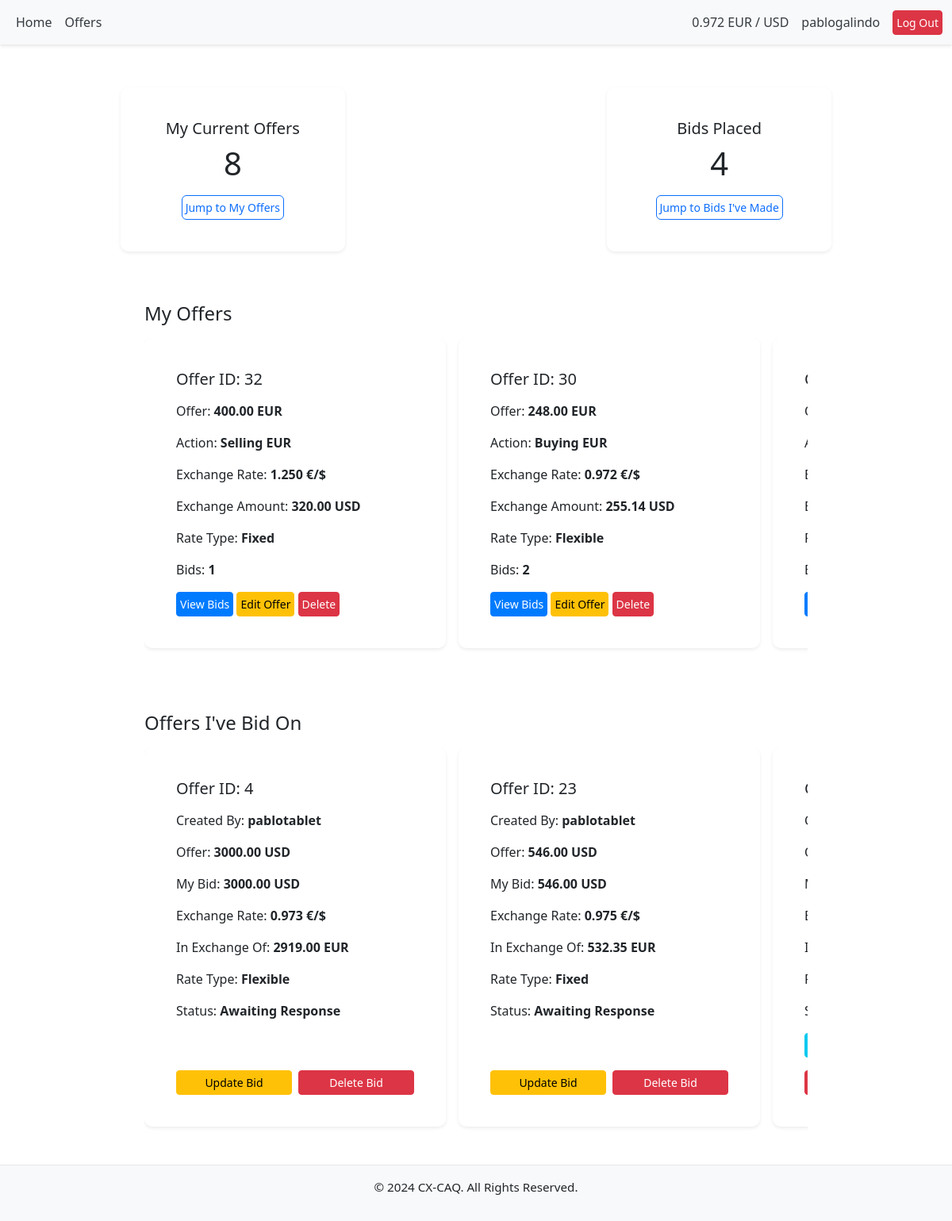
Page /dashboard/ (signed in) on the earlier database version.
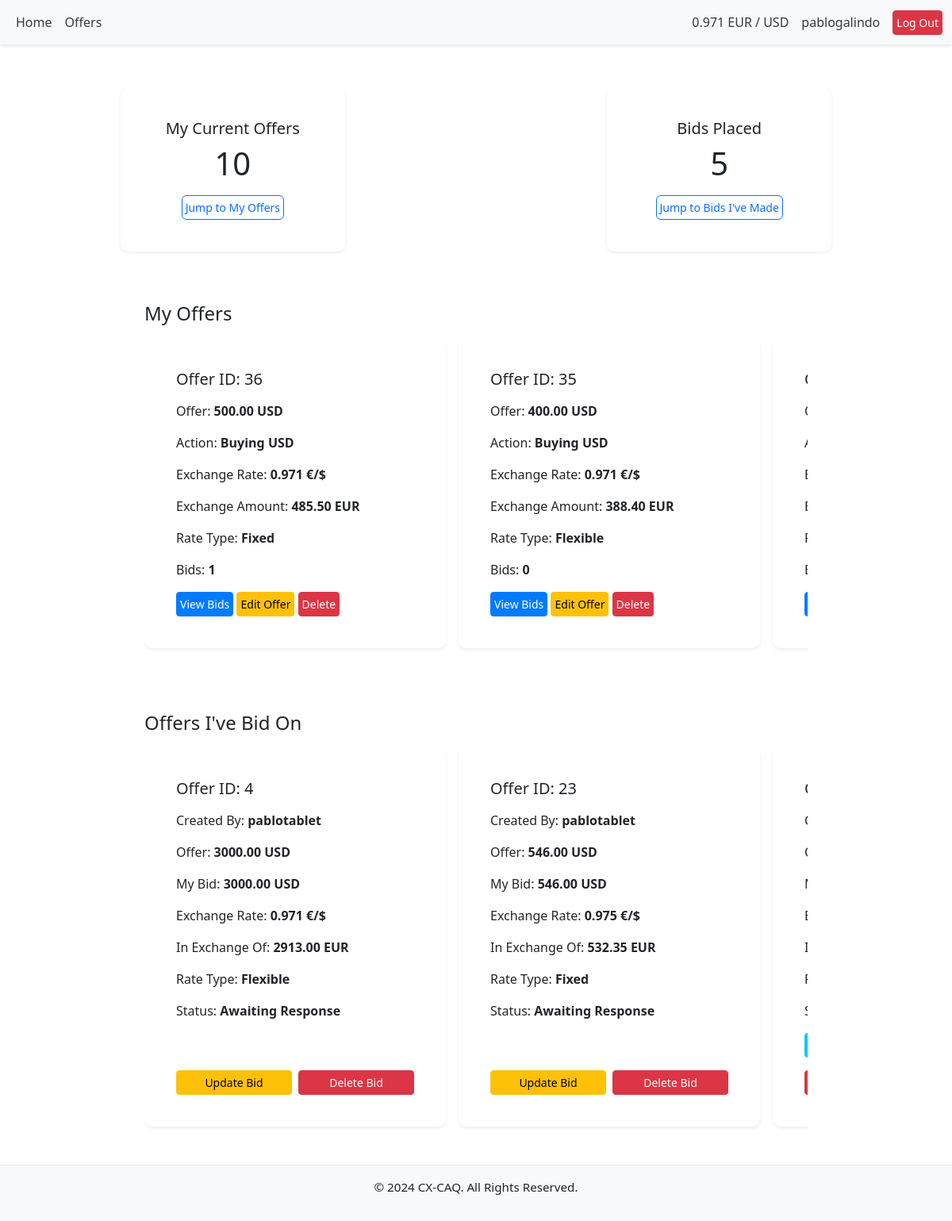
Same page on the later database version.
### offers/models.py (models this page shows, shortened)
class Offer(models.Model):
    CURRENCY_CHOICES = [
        ('USD', 'US Dollar'),
        ('EUR', 'Euro'),
    ]
    RATE_TYPE_CHOICES = [
        ('FIXED', 'Fixed'),
        ('FLEXIBLE', 'Flexible'),
    ]
    user = models.ForeignKey(
        User, on_delete=models.CASCADE, related_name="offers")
    currency = models.CharField(max_length=3, choices=CURRENCY_CHOICES)
    amount = models.DecimalField(max_digits=10, decimal_places=2)
    exchange_rate = models.DecimalField(
        max_digits=8, decimal_places=3, null=True, blank=True)
    is_buying = models.BooleanField()
    rate_type = models.CharField(
        max_length=10, choices=RATE_TYPE_CHOICES, default='FIXED')
    created_at = models.DateTimeField(auto_now_add=True)
    class Meta:
        ordering = ['-created_at']

class Bid(models.Model):
    STATUS_CHOICES = [
        ('AWAITING', 'Awaiting Response'),
        ('ACCEPTED', 'Accepted'),
        ('REJECTED', 'Rejected'),
    ]
    offer = models.ForeignKey(
        'Offer', on_delete=models.CASCADE, related_name='bids')
    user = models.ForeignKey(
        User, on_delete=models.CASCADE, related_name='bids')
    amount = models.DecimalField(max_digits=10, decimal_places=2)
    currency = models.CharField(max_length=3, choices=Offer.CURRENCY_CHOICES)
    exchange_rate = models.DecimalField(max_digits=8, decimal_places=3)
    created_at = models.DateTimeField(auto_now_add=True)
    status = models.CharField(
        max_length=10, choices=STATUS_CHOICES, default='AWAITING')
    contact_shared = models.BooleanField(default=False)
    class Meta:
        unique_together = ('user', 'offer')

### core/views.py (the view)
# urls.py: path('dashboard/', dashboard, name='dashboard'),
@login_required
def dashboard(request):
    my_offers = Offer.objects.filter(user=request.user)
    my_bids = Bid.objects.filter(user=request.user)
    for offer in my_offers:
        offer.converted_amount = (
            round(offer.amount / offer.exchange_rate
                  if offer.currency == "EUR"
                  else offer.amount * offer.exchange_rate, 2)
            )
        offer.converted_amount_currency = ("EUR" if offer.currency == "USD"
                                           else "USD")
        offer.action = "Buying" if offer.is_buying else "Selling"
    for bid in my_bids:
        bid.converted_amount = (
            round(bid.amount / bid.exchange_rate if bid.currency == "EUR"
                  else bid.amount * bid.exchange_rate, 2)
        )
        bid.converted_amount_currency = ("EUR" if bid.currency == "USD"
                                         else "USD")
        bid.action = "Selling" if bid.offer.is_buying else "Buying"
    return render(request, 'core/dashboard.html', {
        'my_offers': my_offers,
        'my_bids': my_bids,
    })

### offers/context_processors.py (called while the page is built)
def exchange_rate_processor(request):
    try:
        latest_rate = LatestExchangeRate.objects.latest("timestamp").rate
        print(f"Latest exchange rate fetched from database: {latest_rate}")
    except LatestExchangeRate.DoesNotExist:
        try:
            latest_rate = fetch_and_update_exchange_rate()
            print(f"Latest exchange rate fetched: {latest_rate}")
        except ValueError as e:
            print(f"Error fetching exchange rate: {e}")
            latest_rate = "N/A"
    return {
        "exchange_rate": round(latest_rate, 3)
    }

### core/templates/core/dashboard.html (shortened to what the changed rows need)
{%extends 'base.html'%}
{%load static%}
{% block content %}
<div class="container mt-4">
    <div class="row g-4 mb-4">
        <div class="col-12 col-md-6 col-lg-4">
            <div class="card shadow-sm">
                <div class="card-body text-center">
                    <h5 class="card-title">My Current Offers</h5>
                    <p class="card-text display-6">{{ my_offers.count }}</p>
                    <a href="#my-offers" class="btn btn-outline-primary" aria-label="Jump to My Offers">Jump to My Offers</a>
                </div>
            </div>
        </div>
        <div class="col-12 col-md-6 col-lg-4 ms-auto">
            <div class="card shadow-sm">
                <div class="card-body text-center">
                    <h5 class="card-title">Bids Placed</h5>
                    <p class="card-text display-6">{{ my_bids.count }}</p>
                    <a href="#my-bids" class="btn btn-outline-primary" aria-label="Jump to Bids I've Made">Jump to Bids I've Made</a>
                </div>
            </div>
        </div>
    </div>
    <div id="my-offers" class="mt-5">
        <div class="scroll-container d-flex gap-3">
            {% for offer in my_offers %}
            <div class="card shadow-sm dashboard-card">
                <div class="card-body">
                    <h5> Offer ID: {{ offer.id }}</h5>
                    <p>Offer: <strong>{{ offer.amount }} {{ offer.currency }}</strong></p>
                    <p>Action: <strong>{{offer.action}} {{offer.currency}}</strong></p>
                    <p>Exchange Rate: <strong>{{ offer.exchange_rate }} €/$</strong></p>
                    <p>Exchange Amount: <strong>{{offer.converted_amount}} {{offer.converted_amount_currency}}</strong></p>
                    <p>Rate Type: <strong>{{ offer.get_rate_type_display }}</strong></p>
                    <p>Bids: <strong>{{ offer.bids.count }}</strong></p>
                    <a href="{% url 'offers:view_bids' offer.id %}?next={{ request.path }}" class="btn btn-primary btn-sm" aria-label="View Bids">View Bids</a>
                    <a href="{% url 'offers:edit_offer' offer.id %}?next={{ request.path }}" class="btn btn-warning btn-sm" aria-label="Edit Offer">Edit Offer</a>
                    <button type="button" class="btn btn-danger btn-sm" data-bs-toggle="modal"
                        data-bs-target="#deleteConfirmationModal"
                        data-action="{% url 'offers:delete_offer' offer.id %}?next={{ request.path }}"
                        data-item="offer"
                        aria-label="Delete Offer">
                        Delete
                    </button>
                </div>
            </div>
            {% empty %}
            <p>No offers created yet.</p>
            {% endfor %}
        </div>
    </div>
    <div id="my-bids" class="mt-5">
        <div class="scroll-container d-flex gap-3">
            {% for bid in my_bids %}
            <div class="card shadow-sm dashboard-card">
                <div class="card-body d-flex flex-column justify-content-between">
                    <div>
                        <h5>Offer ID: {{ bid.offer.id }}</h5>
                        <p>Created By: <strong>{{ bid.offer.user.username }}</strong> </p>
                        <p>Offer:<strong> {{ bid.offer.amount }} {{ bid.offer.currency }}</strong></p>
                        <p>My Bid: <strong>{{ bid.amount }} {{ bid.currency }}</strong></p>
                        <p>Exchange Rate: <strong>{{ bid.exchange_rate }} €/$</strong></p>
                        <p>In Exchange Of: <strong>{{bid.converted_amount}} {{bid.converted_amount_currency}}</strong></p>
                        <p>Rate Type: <strong>{{ bid.offer.get_rate_type_display }}</strong></p>
                        <p>Status: <strong>{{ bid.get_status_display }}</strong></p>
                    </div>
                    <div class="mt-3 d-flex gap-2">
                        {% if bid.status == "AWAITING" %}
                        <a href="{% url 'offers:edit_bid' bid.id %}?next={{ request.path }}" class="btn btn-warning btn-sm w-100" aria-label="Update Bid">Update Bid</a>
                        {% endif %}
                        <button
                            type="button"
                            class="btn btn-danger btn-sm w-100"
                            data-bs-toggle="modal"
                            data-bs-target="#deleteConfirmationModal"
                            data-action="{% url 'offers:delete_bid' bid.id %}?next={{ request.path }}"
                            data-item="bid"
                            aria-label="Delete Bid">
                            Delete Bid
                        </button>
                    </div>
                </div>
            </div>
            {% empty %}
            <p>You haven't placed any bids yet.</p>
            {% endfor %}
        </div>
    </div>
</div>
{% endblock %}

### templates/base.html (shortened to what this page needs)
{% load static %}
<!DOCTYPE html>
<html lang="en">
<head>
    <link href="https://cdn.jsdelivr.net/npm/bootstrap@5.3.0-alpha3/dist/css/bootstrap.min.css" rel="stylesheet">
    <link rel="stylesheet" href="{% static 'css/style.css' %}">
    <link href="https://cdn.jsdelivr.net/npm/bootstrap-icons/font/bootstrap-icons.css" rel="stylesheet">
</head>
<body>
    <nav class="navbar navbar-expand-lg navbar-light bg-light">
        <div class="container-fluid">
            {% if user.is_authenticated %}
            <div class="collapse navbar-collapse" id="navbarNav">
                <ul class="navbar-nav">
                    <li class="nav-item">
                        <a class="nav-link" href="/">Home</a>
                    </li>
                    <li class="nav-item">
                        <a class="nav-link" href="{% url 'offers:view_offers'%}">Offers</a>
                    </li>
                </ul>
            </div>
            {% endif %}
            <div class="d-flex align-items-center">
                <div class="navbar-text me-3">
                    {{ exchange_rate }} EUR / USD
                </div>
                {% if user.is_authenticated %}
                <div class="navbar-text me-3">
                    {{ user.username }}
                </div>
                {% endif %}
                {% if user.is_authenticated %}
                <a href="/accounts/logout/" class="btn btn-danger btn-sm">Log Out</a>
                {% endif %}
            </div>
        </div>
    </nav>
    <main class="container mt-4">
        {% block content %}
        {% endblock %}
    </main>
    <footer class="bg-light text-center py-3 mt-auto">
        <p>&copy; 2024 CX-CAQ. All Rights Reserved.</p>
    </footer>
</body>
</html>

Differences in the rows shown:
no longer on this page (row unchanged): Offer: id "32", amount "400.00", currency "EUR", action "Selling", exchange_rate "1.250", converted_amount "320.00", converted_amount_currency "USD", rate_type "Fixed", bids.count "1"
no longer on this page (row edited): Offer: id "30", amount "248.00", currency "EUR", action "Buying", exchange_rate "0.972", converted_amount "255.14", converted_amount_currency "USD", rate_type "Flexible", bids.count "2"
added Offer: id "36", amount "500.00", currency "USD", action "Buying", exchange_rate "0.971", converted_amount "485.50", converted_amount_currency "EUR", rate_type "Fixed", bids.count "1"
added Offer: id "35", amount "400.00", currency "USD", action "Buying", exchange_rate "0.971", converted_amount "388.40", converted_amount_currency "EUR", rate_type "Flexible", bids.count "0"
changed Bid "Flexible": exchange_rate "0.973" → "0.971"; converted_amount "2919.00" → "2913.00"
Other differences:
{{ exchange_rate }}: "0.972" → "0.971"
{{ my_offers.count }}: "8" → "10"
{{ my_bids.count }}: "4" → "5"
